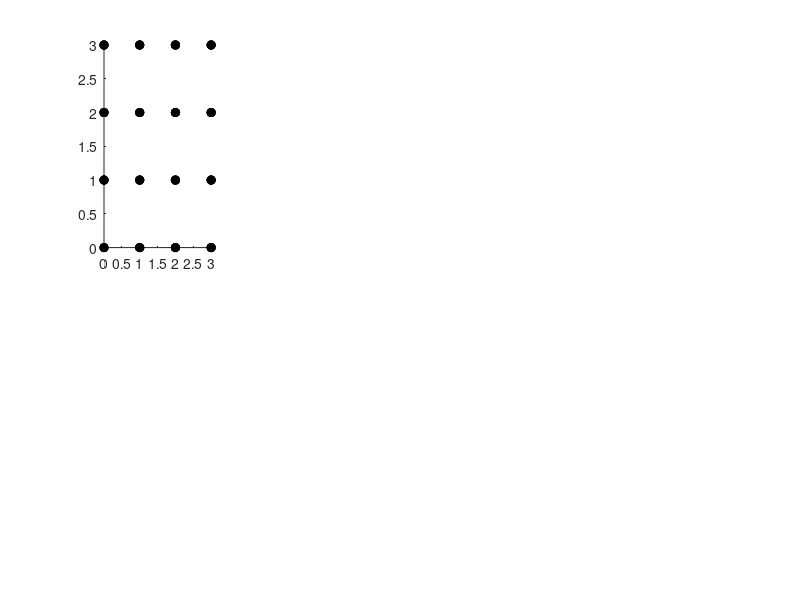

Write MATLAB code to recreate this figure. (Note: this script raises an error after producing the figure.)
% Author: Helena Peic Tukuljac, LTS2, EPFL
% Title: "Localization of Multiple Sound Sources in a Room with One Microhone"
% Conference: SPIE, 2017

clc; close all; clear all

figure('units','normalized','outerposition',[0 0 1 1])
addpath('../room_transfer_function_toolkit_matlab')
%% an example of a eigenvalue lattice
subplot(2,4,1)
xnodes = 3;
ynodes = 3;
znodes = 3;

for k = 0:znodes
     for j = 0:ynodes
          for i = 0:xnodes
              if(i||j||k)
                  scatter3(i,j,k,'filled','MarkerEdgeColor',[0 0 0],...
                  'MarkerFaceColor',[0 0 0])
              end
              hold on
          end
     end
end
   
h = mArrow3([0 0 0],[0 0 1], 'facealpha', 0.5, 'color', 'r', 'stemWidth', 0.02);
h = mArrow3([0 0 0],[0 1 1], 'facealpha', 0.5, 'color', 'g', 'stemWidth', 0.02); 
h = mArrow3([0 0 0],[1 1 1], 'facealpha', 0.5, 'color', 'b', 'stemWidth', 0.02); 
view([-17.5,20])
title('Eigenvalue grid')
set(gca, 'XTick', [])
set(gca, 'YTick', [])
set(gca, 'ZTick', [])
xlabel('$k_x$','Interpreter','Latex')
ylabel('$k_y$','Interpreter','Latex')
zlabel('$k_z$','Interpreter','Latex')
xlim([0 3])
ylim([0 3])
zlim([0 3])

%% an example of axial mode
subplot(2,4,2)
h = mArrow3([0 0 0],[0 0 1], 'facealpha', 0.5, 'color', 'r', 'stemWidth', 0.02);
h = mArrow3([0 0 0],[0 0 -1], 'facealpha', 0.5, 'color', 'r', 'stemWidth', 0.02);
hold on
scatter3(0,0,0,'filled','MarkerEdgeColor',[0 0 0],'MarkerFaceColor',[1 1 1])
view([-17.5,20])
title('Axial mode')
set(gca, 'XTick', [])
set(gca, 'YTick', [])
set(gca, 'ZTick', [])
xlabel('$k_x$','Interpreter','Latex')
ylabel('$k_y$','Interpreter','Latex')
zlabel('$k_z$','Interpreter','Latex')
xlim([-1 1])
ylim([-1 1])
zlim([-1 1])

%% an example of tangential mode
subplot(2,4,3)
h = mArrow3([0 0 0],[0 1 1], 'facealpha', 0.5, 'color', 'g', 'stemWidth', 0.02);
h = mArrow3([0 0 0],[0 -1 1], 'facealpha', 0.5, 'color', 'g', 'stemWidth', 0.02);
h = mArrow3([0 0 0],[0 -1 -1], 'facealpha', 0.5, 'color', 'g', 'stemWidth', 0.02);
h = mArrow3([0 0 0],[0 1 -1], 'facealpha', 0.5, 'color', 'g', 'stemWidth', 0.02);
hold on
scatter3(0,0,0,'filled','MarkerEdgeColor',[0 0 0],'MarkerFaceColor',[1 1 1])
view([-17.5,20])
title('Tangential mode')
set(gca, 'XTick', [])
set(gca, 'YTick', [])
set(gca, 'ZTick', [])
xlabel('$k_x$','Interpreter','Latex')
ylabel('$k_y$','Interpreter','Latex')
zlabel('$k_z$','Interpreter','Latex')
xlim([-1 1])
ylim([-1 1])
zlim([-1 1])

%% an example of oblique mode
subplot(2,4,4)
h = mArrow3([0 0 0],[1 1 1], 'facealpha', 0.5, 'color', 'b', 'stemWidth', 0.02);
h = mArrow3([0 0 0],[1 1 -1], 'facealpha', 0.5, 'color', 'b', 'stemWidth', 0.02);
h = mArrow3([0 0 0],[1 -1 1], 'facealpha', 0.5, 'color', 'b', 'stemWidth', 0.02);
h = mArrow3([0 0 0],[1 -1 -1], 'facealpha', 0.5, 'color', 'b', 'stemWidth', 0.02);

h = mArrow3([0 0 0],[-1 -1 -1], 'facealpha', 0.5, 'color', 'b', 'stemWidth', 0.02);
h = mArrow3([0 0 0],[-1 1 1], 'facealpha', 0.5, 'color', 'b', 'stemWidth', 0.02);
h = mArrow3([0 0 0],[-1 -1 1], 'facealpha', 0.5, 'color', 'b', 'stemWidth', 0.02);
h = mArrow3([0 0 0],[-1 1 -1], 'facealpha', 0.5, 'color', 'b', 'stemWidth', 0.02);
hold on
scatter3(0,0,0,'filled','MarkerEdgeColor',[0 0 0],'MarkerFaceColor',[1 1 1])
view([-17.5,20])
title('Oblique mode')
set(gca, 'XTick', [])
set(gca, 'YTick', [])
set(gca, 'ZTick', [])
xlabel('$k_x$','Interpreter','Latex')
ylabel('$k_y$','Interpreter','Latex')
zlabel('$k_z$','Interpreter','Latex')
xlim([-1 1])
ylim([-1 1])
zlim([-1 1])
